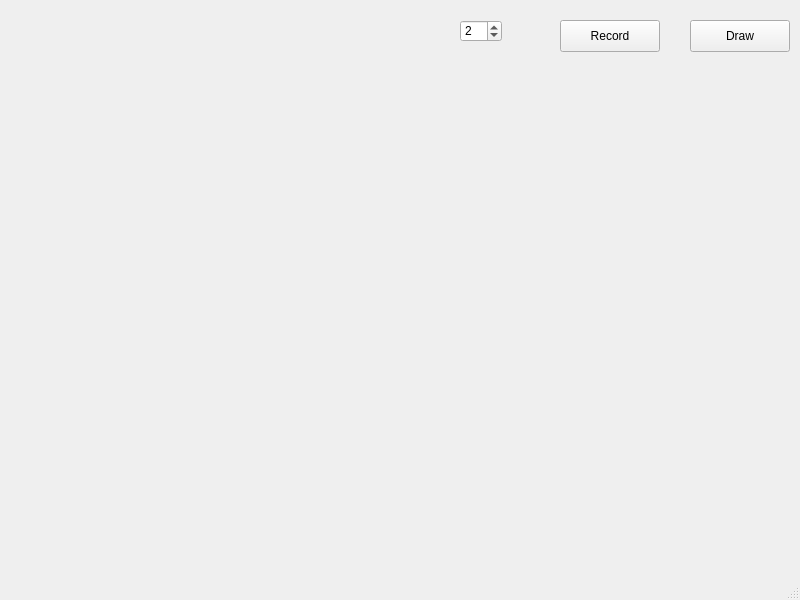
<?xml version="1.0" encoding="UTF-8"?>
<ui version="4.0">
 <class>MainWindow</class>
 <widget class="QMainWindow" name="MainWindow">
  <property name="geometry">
   <rect>
    <x>0</x>
    <y>0</y>
    <width>800</width>
    <height>600</height>
   </rect>
  </property>
  <property name="windowTitle">
   <string>MainWindow</string>
  </property>
  <widget class="QWidget" name="centralwidget">
   <widget class="QPushButton" name="drawButton">
    <property name="geometry">
     <rect>
      <x>690</x>
      <y>20</y>
      <width>100</width>
      <height>32</height>
     </rect>
    </property>
    <property name="text">
     <string>Draw</string>
    </property>
   </widget>
   <widget class="QPushButton" name="recordButton">
    <property name="geometry">
     <rect>
      <x>560</x>
      <y>20</y>
      <width>100</width>
      <height>32</height>
     </rect>
    </property>
    <property name="text">
     <string>Record</string>
    </property>
   </widget>
   <widget class="QSpinBox" name="penWidthBox">
    <property name="geometry">
     <rect>
      <x>460</x>
      <y>20</y>
      <width>42</width>
      <height>22</height>
     </rect>
    </property>
    <property name="minimum">
     <number>1</number>
    </property>
    <property name="value">
     <number>2</number>
    </property>
   </widget>
  </widget>
  <widget class="QMenuBar" name="menubar">
   <property name="geometry">
    <rect>
     <x>0</x>
     <y>0</y>
     <width>800</width>
     <height>24</height>
    </rect>
   </property>
  </widget>
  <widget class="QStatusBar" name="statusbar"/>
 </widget>
 <resources/>
 <connections/>
</ui>
